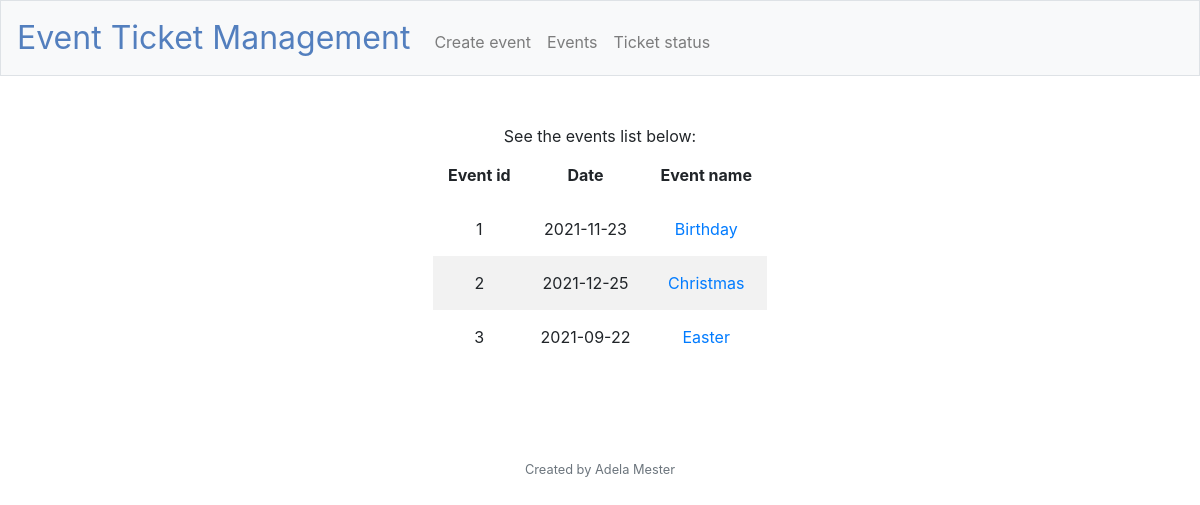
/events, run on an earlier commit of the app's database.
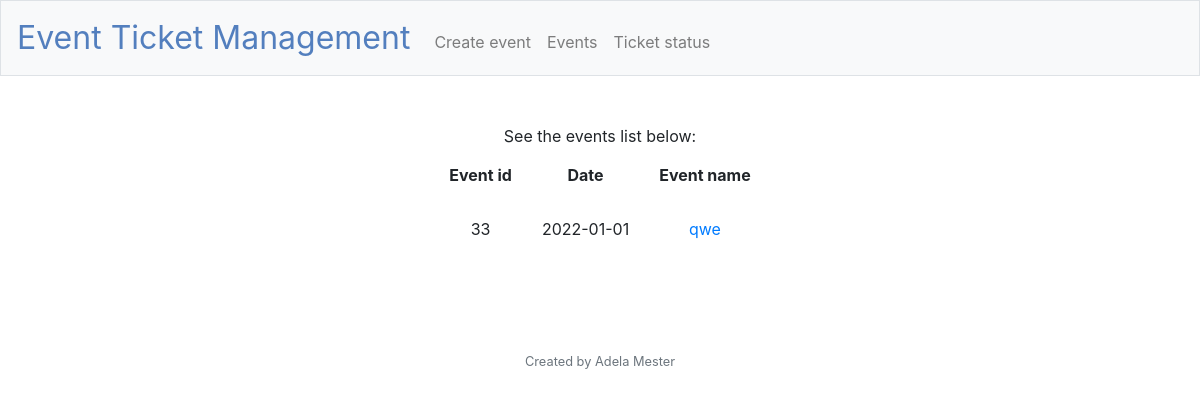
And on a later commit of the database.
### tables this page shows
CREATE TABLE 'events' ('event_id' integer PRIMARY KEY AUTOINCREMENT NOT NULL,'event_name' text, 'total_tickets' integer, 'tickets_redeemed' integer, 'date' date);

### application.py (the view)
@app.route("/events", methods = ["GET", "POST"])
def events():
    if request.method == "GET":
        conn = sqlite3.connect('events.db')
        cursor = conn.cursor()
        cursor.execute("SELECT * FROM events")
        rows = cursor.fetchall()
        conn.close()
        return render_template("events.html", results=rows)

### application.py (called while the page is built)
@app.after_request
def after_request(response):
    response.headers["Cache-Control"] = "no-cache, no-store, must-revalidate"
    response.headers["Expires"] = 0
    response.headers["Pragma"] = "no-cache"
    return response

### templates/events.html (shortened to what this page needs)
{% extends "layout.html" %}
{% block main %}
    See the events list below:
    <table>
        <thead>
            <tr>
                <th>Event id</th>
                <th>Date</th>
                <th>Event name</th>
            </tr>
        </thead>
        <tbody>
            {% for event in results %}
            <tr>
                <td>{{event[0]}}</td>
                <td>{{event[4]}}</td>
                <td><a href = "{{ url_for('event_details', event_id=event[0])}}">{{event[1]}}</a></td>
            </tr>
            {% endfor %}
        </tbody>
    </table>
{% endblock %}

### templates/layout.html (shortened to what this page needs)
<!DOCTYPE html>
<html lang="en">
    <head>
        <link rel="stylesheet" href="https://cdn.jsdelivr.net/npm/bootstrap@4.5.3/dist/css/bootstrap.min.css">
        <link href="/static/styles.css" rel="stylesheet">
    </head>
    <body>
        <nav class="navbar navbar-expand-md navbar-light bg-light border">
            <a class="navbar-brand" href="/"><span class="blue">Event Ticket Management</span></a>
            <div class="collapse navbar-collapse" id="navbar">
                    <ul class="navbar-nav mr-auto mt-2">
                        <li class="nav-item"><a class="nav-link" href="/create_event">Create event</a></li>
                        <li class="nav-item"><a class="nav-link" href="/events">Events</a></li>
                        <li class="nav-item"><a class="nav-link" href="/ticket_status">Ticket status</a></li>
                    </ul>
            </div>
        </nav>
        <main class="container p-5">
            {% block main %}{% endblock %}
        </main>
        <br>
        <br>
        <footer class="small text-center text-muted">
            Created by Adela Mester
        </footer>
    </body>
</html>

### static/styles.css (style rules this page uses)
nav .navbar-brand { font-size: xx-large; }
nav .navbar-brand .blue { color: #537fbe; }
main { overflow-x: auto; text-align: center; }
th, td { padding: 15px; text-align: center; }
table { margin-left: auto; margin-right: auto; }

What changed in the data, as far as the page shows it:
removed events: event_id "1", date "2021-11-23", event_name "Birthday"
removed events: event_id "2", date "2021-12-25", event_name "Christmas"
removed events: event_id "3", date "2021-09-22", event_name "Easter"
added events: event_id "33", date "2022-01-01", event_name "qwe"
